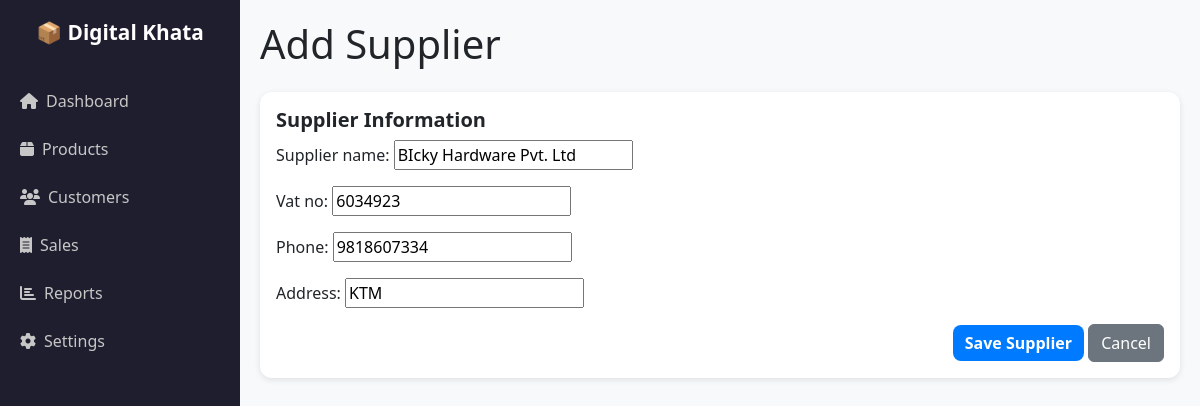
The app's page /purchase/supplier_modify/1/ with its own data.
### purchase/models.py (models this page shows, shortened)
class Supplier(models.Model):
    supplier_name = models.CharField(max_length=200)
    address = models.CharField(max_length=200, null=True, blank=True)
    vat_no = models.IntegerField( null=True, blank=True)
    phone = models.CharField(max_length=15)
    created_at = models.DateTimeField(auto_now_add=True)
    modified_at = models.DateTimeField(auto_now_add=True)

### purchase/views.py (the view)
# urls.py: path('supplier_modify/<int:supplier_id>/',views.supplier_modify, name='supplier_modify'),
def supplier_modify(request, supplier_id):
    supplier = get_object_or_404(Supplier, id=supplier_id)
    if request.method == "POST":
        form = SupplierForm(request.POST, instance=supplier)
        if form.is_valid():
            supplier_name = form.cleaned_data['supplier_name']
            vat_no = form.cleaned_data['vat_no']
            duplicate = Supplier.objects.filter(
                Q(supplier_name__iexact=supplier_name) |
                Q(vat_no=vat_no)
            ).exclude(id=supplier_id).exists()
            if duplicate:
                messages.error(request, 'Name or VAT Number matched with another supplier.')
                return render(request, 'add_supplier.html', {'form': form})
            else:
                form.save()
                messages.success(request, 'Modified Successfully!!')
                return redirect("supplier_list")
    else:
        form = SupplierForm(instance=supplier)
    return render(request, 'add_supplier.html', {'form': form})

### purchase/forms.py
class SupplierForm(forms.ModelForm):
    class Meta:
        model = Supplier
        fields = ("supplier_name",'vat_no','phone','address')

### purchase/templates/add_supplier.html (shortened to what this page needs)
{% extends "base.html" %}
{% block content %}
<div class="main-content">
  <h1 class="mb-4">Add Supplier</h1>
  <div class="card p-3 mt-3">
    <h5>Supplier Information</h5>
    <div class="table-responsive">
      <form method="post">
        {{ form.as_p }}
        <div class="text-end mt-3">
          <button type="submit" class="btn btn-primary">Save Supplier</button>
          <a href="#" class="btn btn-secondary">Cancel</a>
        </div>
      </form>
    </div>
  </div>
</div>
{% endblock %}

### static/css/style.css (style rules this page uses)
body { font-family: "Segoe UI", Tahoma, Geneva, Verdana, sans-serif; background-color: #f8f9fa; margin: 0; padding: 0; }
h1, h2, h3, h4, h5 { font-family: "Segoe UI", Tahoma, Geneva, Verdana, sans-serif; font-weight: 200; }
.main-content { margin-left: 240px; padding: 20px; }
.card { border-radius: 12px; border: none; box-shadow: 0 2px 6px rgba(0, 0, 0, 0.1); }
.card h5 { font-weight: 600; }
.btn-primary { background-color: #007bff; border: none; font-weight: 600; border-radius: 8px; transition: 0.3s; }

### records on screen
Supplier: supplier_name "BIcky Hardware Pvt. Ltd", vat_no "6034923", phone "9818607334", address "KTM"
